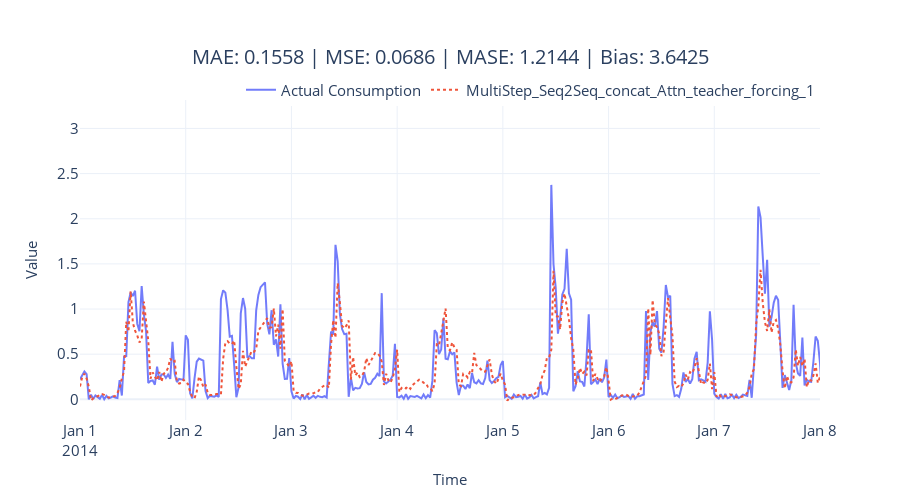

Notebook source saved alongside this figure:
### Code cell
fig = plot_forecast(pred_df, forecast_columns=[tag], forecast_display_names=[tag])
fig = format_plot(fig, title=f"MAE: {metrics['MAE']:.4f} | MSE: {metrics['MSE']:.4f} | MASE: {metrics['MASE']:.4f} | Bias: {metrics['Forecast Bias']:.4f}")
fig.update_xaxes(type="date", range=["2014-01-01", "2014-01-08"])
fig.write_image(f"imgs/chapter_13/{tag}.png")
fig.show()

### Figure 1 — Plotly figure (JSON) as saved in the notebook; plotly's stock layout.template omitted (floating-point values rounded to 4 significant figures; data arrays with more than 128 entries replaced by an {"elided": "..."} marker saying what was removed)
{"data": [{"line": {"color": "rgba(99,110,250,0.9)"}, "mode": "lines", "name": "Actual Consumption", "type": "scatter", "x": {"elided": "1488 str values"}, "y": {"elided": "1488 float values"}}, {"line": {"color": "rgba(239,85,59,1)", "dash": "dot"}, "mode": "lines", "name": "MultiStep_Seq2Seq_concat_Attn_teacher_forcing_1", "type": "scatter", "x": {"elided": "1488 str values"}, "y": {"elided": "1488 float values"}}], "layout": {"autosize": false, "height": 500, "legend": {"font": {"size": 15}, "orientation": "h", "title": {}, "x": 1, "xanchor": "right", "y": 0.98, "yanchor": "bottom"}, "title": {"font": {"size": 20}, "text": "MAE: 0.1558 | MSE: 0.0686 | MASE: 1.2144 | Bias: 3.6425", "x": 0.5, "xanchor": "center", "yanchor": "top"}, "width": 900, "xaxis": {"range": ["2014-01-01", "2014-01-08"], "tickfont": {"size": 15}, "title": {"font": {"size": 15}, "text": "Time"}, "type": "date"}, "yaxis": {"tickfont": {"size": 15}, "title": {"font": {"size": 15}, "text": "Value"}}}}
